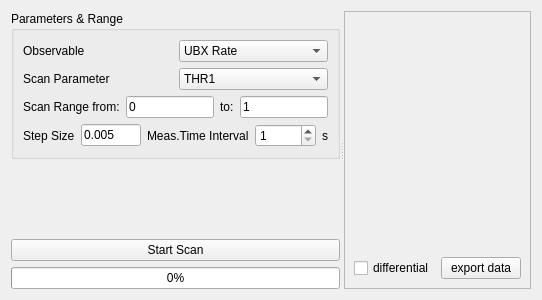
<?xml version="1.0" encoding="UTF-8"?>
<ui version="4.0">
 <class>ScanForm</class>
 <widget class="QWidget" name="ScanForm">
  <property name="geometry">
   <rect>
    <x>0</x>
    <y>0</y>
    <width>521</width>
    <height>300</height>
   </rect>
  </property>
  <property name="windowTitle">
   <string>Form</string>
  </property>
  <layout class="QGridLayout" name="gridLayout_3">
   <item row="0" column="0">
    <widget class="QSplitter" name="splitter">
     <property name="orientation">
      <enum>Qt::Horizontal</enum>
     </property>
     <widget class="QWidget" name="layoutWidget">
      <layout class="QVBoxLayout" name="verticalLayout">
       <item>
        <widget class="QGroupBox" name="groupBox">
         <property name="title">
          <string>Parameters &amp;&amp; Range</string>
         </property>
         <layout class="QGridLayout" name="gridLayout_2">
          <item row="0" column="0" colspan="2">
           <layout class="QHBoxLayout" name="horizontalLayout">
            <item>
             <widget class="QLabel" name="label">
              <property name="text">
               <string>Observable</string>
              </property>
             </widget>
            </item>
            <item>
             <widget class="QComboBox" name="observableComboBox">
              <item>
               <property name="text">
                <string>UBX Rate</string>
               </property>
              </item>
              <item>
               <property name="text">
                <string>GPIO Rate</string>
               </property>
              </item>
             </widget>
            </item>
           </layout>
          </item>
          <item row="1" column="0" colspan="2">
           <layout class="QHBoxLayout" name="horizontalLayout_2">
            <item>
             <widget class="QLabel" name="label_2">
              <property name="text">
               <string>Scan Parameter</string>
              </property>
             </widget>
            </item>
            <item>
             <widget class="QComboBox" name="scanParComboBox">
              <item>
               <property name="text">
                <string>THR1</string>
               </property>
              </item>
              <item>
               <property name="text">
                <string>THR2</string>
               </property>
              </item>
             </widget>
            </item>
           </layout>
          </item>
          <item row="2" column="0" colspan="2">
           <layout class="QHBoxLayout" name="horizontalLayout_3">
            <item>
             <widget class="QLabel" name="label_3">
              <property name="text">
               <string>Scan Range from:</string>
              </property>
             </widget>
            </item>
            <item>
             <widget class="QLineEdit" name="minRangeLineEdit">
              <property name="text">
               <string>0</string>
              </property>
             </widget>
            </item>
            <item>
             <widget class="QLabel" name="label_4">
              <property name="text">
               <string>to:</string>
              </property>
             </widget>
            </item>
            <item>
             <widget class="QLineEdit" name="maxRangeLineEdit">
              <property name="text">
               <string>1</string>
              </property>
             </widget>
            </item>
           </layout>
          </item>
          <item row="3" column="0">
           <layout class="QHBoxLayout" name="horizontalLayout_4">
            <item>
             <widget class="QLabel" name="label_5">
              <property name="text">
               <string>Step Size</string>
              </property>
             </widget>
            </item>
            <item>
             <widget class="QLineEdit" name="stepSizeLineEdit">
              <property name="minimumSize">
               <size>
                <width>60</width>
                <height>0</height>
               </size>
              </property>
              <property name="text">
               <string>0.005</string>
              </property>
             </widget>
            </item>
           </layout>
          </item>
          <item row="3" column="1">
           <layout class="QHBoxLayout" name="horizontalLayout_5">
            <item>
             <widget class="QLabel" name="label_6">
              <property name="text">
               <string>Meas.Time Interval</string>
              </property>
             </widget>
            </item>
            <item>
             <widget class="QSpinBox" name="timeIntervalSpinBox">
              <property name="minimum">
               <number>1</number>
              </property>
              <property name="maximum">
               <number>10000</number>
              </property>
             </widget>
            </item>
            <item>
             <widget class="QLabel" name="label_7">
              <property name="text">
               <string>s</string>
              </property>
             </widget>
            </item>
           </layout>
          </item>
         </layout>
        </widget>
       </item>
       <item>
        <spacer name="verticalSpacer">
         <property name="orientation">
          <enum>Qt::Vertical</enum>
         </property>
         <property name="sizeHint" stdset="0">
          <size>
           <width>20</width>
           <height>40</height>
          </size>
         </property>
        </spacer>
       </item>
       <item>
        <widget class="QPushButton" name="scanStartPushButton">
         <property name="text">
          <string>Start Scan</string>
         </property>
        </widget>
       </item>
       <item>
        <widget class="QProgressBar" name="scanProgressBar">
         <property name="value">
          <number>0</number>
         </property>
        </widget>
       </item>
      </layout>
     </widget>
     <widget class="QFrame" name="frame">
      <property name="frameShape">
       <enum>QFrame::StyledPanel</enum>
      </property>
      <property name="frameShadow">
       <enum>QFrame::Raised</enum>
      </property>
      <layout class="QGridLayout" name="gridLayout">
       <item row="0" column="0" colspan="2">
        <widget class="CustomPlot" name="scanPlot" native="true"/>
       </item>
       <item row="1" column="0">
        <widget class="QCheckBox" name="plotDifferentialCheckBox">
         <property name="text">
          <string>differential</string>
         </property>
        </widget>
       </item>
       <item row="1" column="1">
        <widget class="QPushButton" name="exportDataPushButton">
         <property name="text">
          <string>export data</string>
         </property>
        </widget>
       </item>
      </layout>
     </widget>
    </widget>
   </item>
  </layout>
 </widget>
 <customwidgets>
  <customwidget>
   <class>CustomPlot</class>
   <extends>QWidget</extends>
   <header>custom_plot_widget.h</header>
   <container>1</container>
  </customwidget>
 </customwidgets>
 <resources/>
 <connections/>
</ui>
